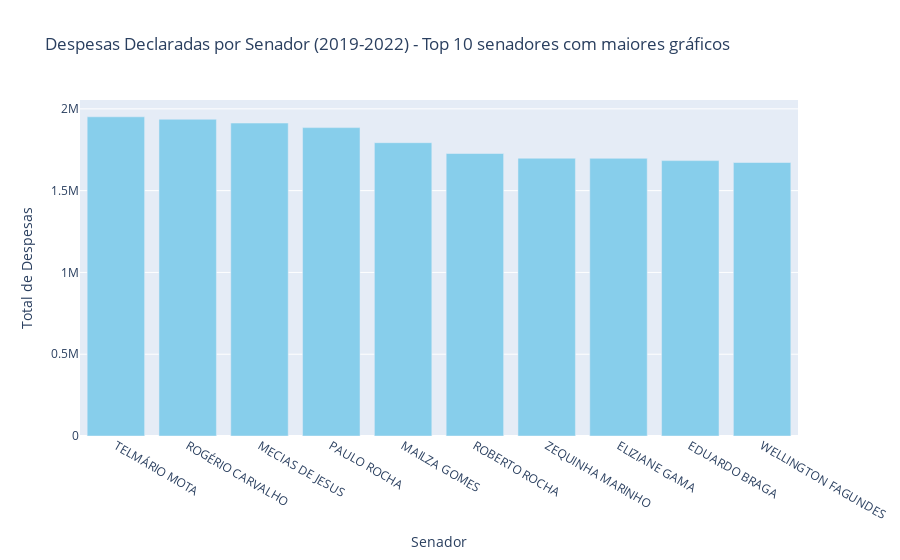

Notebook source saved alongside this figure:
### Markdown cell above
### 3.1 Senadores com Maiores Despesas Declaradas

10 senadores que mais declarou despesas.

### Code cell
import numpy as np
import plotly.offline as py
import plotly.graph_objs as go

# Primeiro, agrupo as despesas por senador e somo os valores totais
despesas_por_senador = ceaps_2019_2022.groupby('SENADOR')['VALOR_REEMBOLSADO'].sum().reset_index().sort_values(by='VALOR_REEMBOLSADO', ascending=False).head(10)

# Criamos um gráfico de barras para visualizar as despesas de cada senador
trace = go.Bar(
    x=despesas_por_senador['SENADOR'],
    y=despesas_por_senador['VALOR_REEMBOLSADO'],
    marker=dict(color='skyblue')
)

layout = go.Layout(
    title='Despesas Declaradas por Senador (2019-2022) - Top 10 senadores com maiores gráficos',
    xaxis=dict(title='Senador'),
    yaxis=dict(title='Total de Despesas'),
    showlegend=False
)

fig = go.Figure(data=[trace], layout=layout)
py.iplot(fig)

### Figure 1 — Plotly figure (JSON) as saved in the notebook; plotly's stock layout.template omitted (floating-point values rounded to 4 significant figures)
{"data": [{"marker": {"color": "skyblue"}, "type": "bar", "x": ["TELMÁRIO MOTA", "ROGÉRIO CARVALHO", "MECIAS DE JESUS", "PAULO ROCHA", "MAILZA GOMES", "ROBERTO ROCHA", "ZEQUINHA MARINHO", "ELIZIANE GAMA", "EDUARDO BRAGA", "WELLINGTON FAGUNDES"], "y": [1951000.0, 1936000.0, 1913000.0, 1885000.0, 1793000.0, 1727000.0, 1698000.0, 1698000.0, 1684000.0, 1672000.0]}], "layout": {"showlegend": false, "title": {"text": "Despesas Declaradas por Senador (2019-2022) - Top 10 senadores com maiores gráficos"}, "xaxis": {"title": {"text": "Senador"}}, "yaxis": {"title": {"text": "Total de Despesas"}}}}
